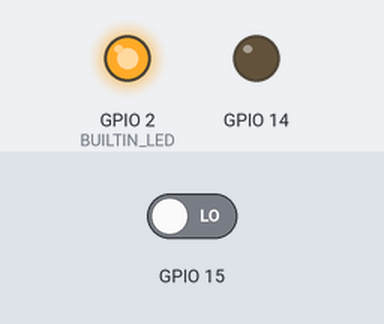
This sketch was run on a simulated ESP32. Shown: output pins drawn as LEDs (lit = HIGH). Inputs (shaded band) come from the test bench; at power-on: GPIO 15 LOW. WiFi joins after 1.5 s; servers stay silent unless stated; no MQTT or app messages arrive unless stated; what the sketch prints to the serial monitor is not drawn.

Above: at 0.9 s.
At 1.6 s:
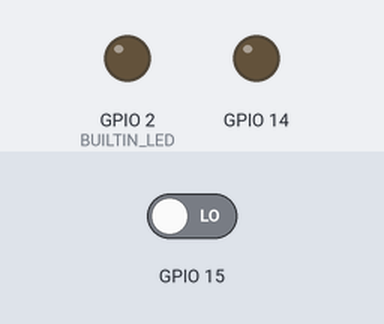
Timing chart, 0 to 3.1 s (numbered marks = the images above):
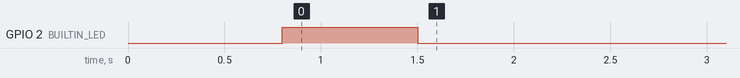

The sketch:

lavelSensor.ino
```cpp
#include <ArduinoJson.h>
#include <WiFi.h>
#include <PubSubClient.h>

const char* ssid = "IT_NW12_2";
const char* password = "123456788";

#define mqtt_server "192.168.31.10"
#define mqtt_port 1883
#define mqtt_user "project"
#define mqtt_password "123456788"

String id = "10";
String topicControl = "tabwater/device/" + id + "/control";
String topicStatus = "tabwater/device/" + id + "/alive";
String topicData = "tabwater/device/" + id + "/data";
#include <Ticker.h>
Ticker ticker;

#define BUILTIN_LED 2

WiFiClient espClient;
PubSubClient client(espClient);

String count1 = "0";
String count2 = "0";


void tick() {
  int state = digitalRead(BUILTIN_LED);
  digitalWrite(BUILTIN_LED, !state);
}

void setup() {
  Serial.begin(115200);

  pinMode(BUILTIN_LED, OUTPUT);
  pinMode(14, OUTPUT);
  ticker.attach(0.8, tick);

    WiFi.config(INADDR_NONE, INADDR_NONE, INADDR_NONE, INADDR_NONE);
  WiFi.setHostname(id.c_str());
  WiFi.begin(ssid, password);

  while (WiFi.status() != WL_CONNECTED) {
    delay(500);
    Serial.print(".");
  }

  Serial.println("");
  Serial.println("WiFi connected");
  Serial.println("IP address: ");
  Serial.println(WiFi.localIP());

  client.setServer(mqtt_server, mqtt_port);
  client.setCallback(callback);

  ticker.detach();
  digitalWrite(BUILTIN_LED, LOW);

}

void loop() {

  if (WiFi.status() != WL_CONNECTED) {
    Serial.println("Reconnecting to WiFi...");
    digitalWrite(14,HIGH);
    WiFi.disconnect();
    WiFi.reconnect();
  }

    if (!client.connected()) {
    Serial.print("Attempting MQTT connection...");

    if (client.connect(id.c_str(), mqtt_user, mqtt_password, topicStatus.c_str(), 1, true, "offline"))  {
      Serial.println("connected");
    digitalWrite(14,LOW);
      client.publish(topicStatus.c_str(), "online", true);

    } else {
      Serial.print("failed, rc=");
      Serial.print(client.state());
      Serial.println(" try again in 5 seconds");
    digitalWrite(14,HIGH);
      delay(5000);
      ESP.restart();
    }
  }
  client.loop();

int reading = digitalRead(15);
String readingAsString = String(reading);
Serial.print(readingAsString);
if(readingAsString == "1" && count1 == "0"){
client.publish(topicData.c_str(), readingAsString.c_str());
count1 = "1";
count2 = "0";
}else if(readingAsString == "0" && count2 == "0"){
client.publish(topicData.c_str(), readingAsString.c_str());
count1 = "0";
count2 = "1";

}

  delay(1000);


}

void callback(char* topic, byte* payload, unsigned int length) {
  Serial.print("Message arrived [");
  Serial.print(topic);
  Serial.print("] ");
  String msg = "";
  int i = 0;
  while (i < length) msg += (char)payload[i++];

}
```
